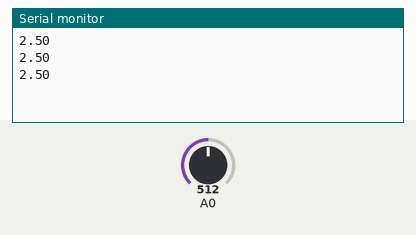
The sketch below on a simulated Arduino Uno, built with avr-gcc and run on an emulated ATmega328P. Parts: the last lines printed to the serial monitor. The test bench sets the inputs (shaded band); at power-on: A0 = 512.

Above: at 1.2 s.
1.3 s: A0 set to 716
At 1.86 s:
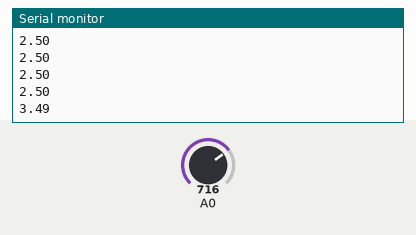
2.8 s: A0 set to 900
At 3.06 s:
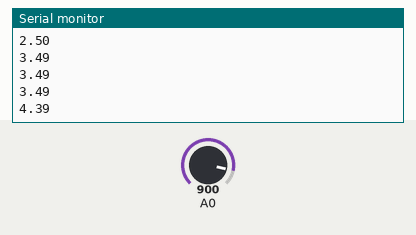
Timing chart, 0 to 5.8 s (numbered marks = the images above; inputs shaded):
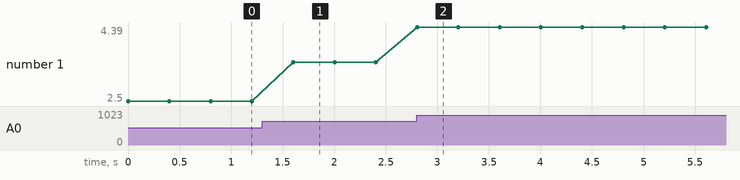

The sketch:

sketch_oct11c.ino
```cpp
void setup() {
  // put your setup code here, to run once:
  Serial.begin(9600);
  pinMode(A0, INPUT);
}

void loop() {
  // put your main code here, to run repeatedly:
  float val = analogRead(A0);
  float val2 = val/205;   //1024를 5볼트로 바꾸는거
  Serial.print(val2);
  Serial.print("\n");
  delay(400);
}
```

Measured:
- after the input at 1.3 s, the serial monitor: prints a new line after 0.30 s (image 1)
- after the input at 2.8 s, the serial monitor: prints a new line at once (image 2)
- plotted number 1: 2.5 → 3.49 after the input at 1.3 s, 3.49 → 4.39 after the input at 2.8 s
